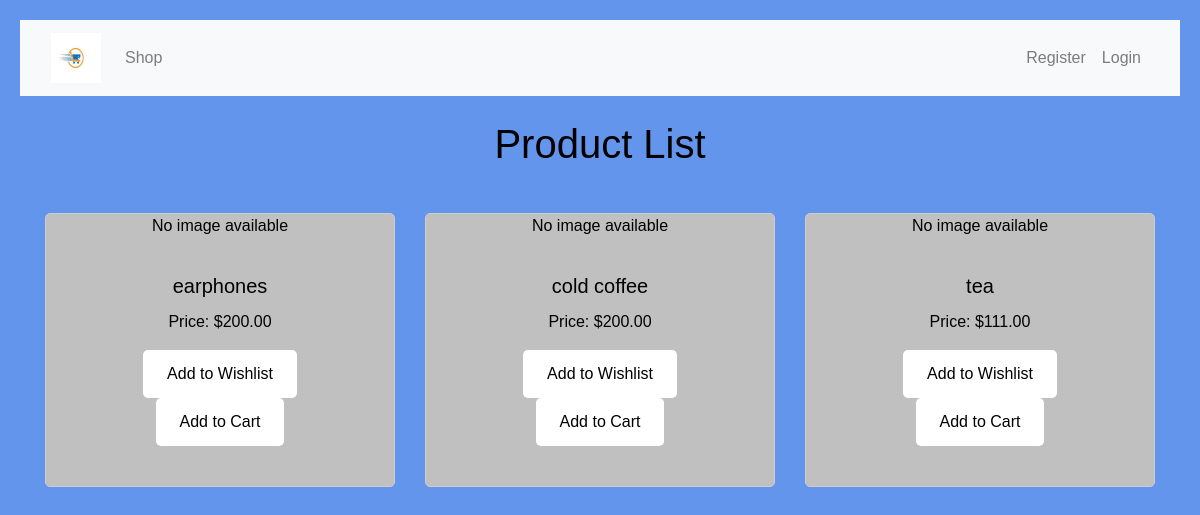
Before: /user_home/ with the older database file.
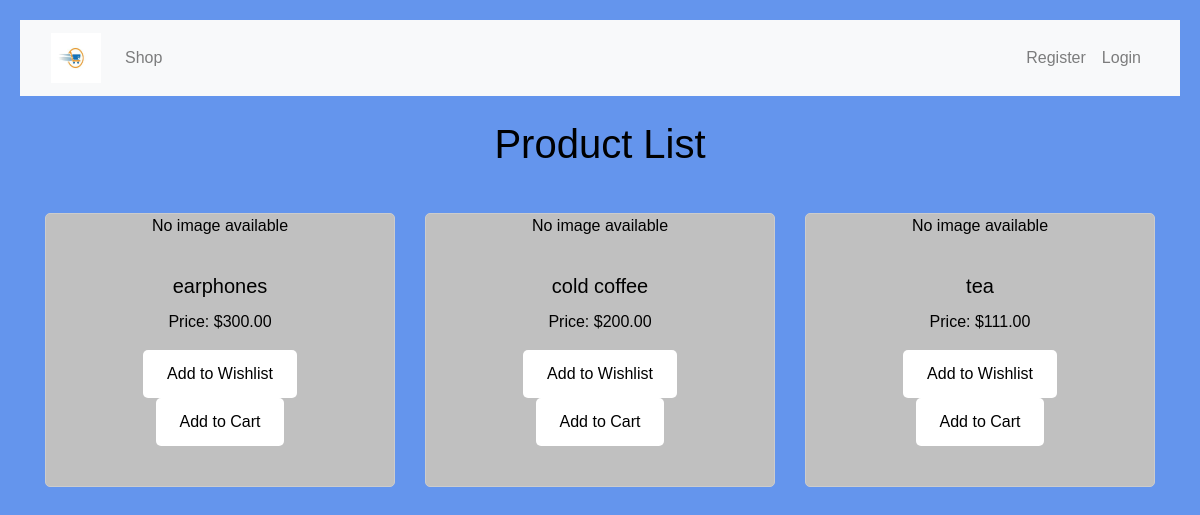
After: the same page with the newer database file.
### project1app/models.py (models this page shows, shortened)
class Product(models.Model):
    name = models.CharField(max_length=100)
    description = models.TextField()
    price = models.DecimalField(max_digits=10, decimal_places=2)
    image = models.ImageField(upload_to='product_images/', blank=True, null=True)
    quantity = models.PositiveIntegerField(default=0)
    created_at = models.DateTimeField(default=timezone.now)
    dealer = models.ForeignKey(User, on_delete=models.CASCADE, null=True, blank=True)
    category = models.ForeignKey(Category, on_delete=models.CASCADE, null=True, blank=True)

### project1app/views.py (the view)
# urls.py: path('user_home/', views.user_home, name='user_home'),
def user_home(request):
    products = Product.objects.all()
    return render(request, 'user_home.html',{'products':products})

### project1app/templates/user_home.html (shortened to what this page needs)
{% extends 'basic.html' %}
{% block content %}
    <h1>Product List</h1>
    <div class="row mb-4">
        <div class="col-md-6">
            {% load static %}
            <link rel="stylesheet" href="https://cdnjs.cloudflare.com/ajax/libs/font-awesome/5.15.4/css/all.min.css">
        </div>
    </div>
    <div class="row">
        {% for product in products %}
            <div class="col-md-4 mb-4">
                <div class="card h-100">
                    {% if product.image %}
                        <img src="{{ product.image.url }}" alt="{{ product.name }} Image" class="card-img-top">
                    {% else %}
                        <p>No image available</p>
                    {% endif %}
                    <div class="card-body">
                        <h5 class="card-title">{{ product.name }}</h5>
                        <p class="card-text">Price: ${{ product.price }}</p>
                        <form method="post" action="{% url 'addwishlist' product.id %}">
                            <button type="submit" class="btn btn-success">Add to Wishlist</button>
                        </form>
                        <form method="post" action="{% url 'addcart' product.id %}">
                            <button type="submit">Add to Cart</button>
                        </form>
                    </div>
                </div>
            </div>
        {% empty %}
            <div class="col-md-12">
                <p>No products found.</p>
            </div>
        {% endfor %}
    </div>
{% endblock %}

Changed rows visible on the page:
changed Product "earphones": price "200.00" → "300.00"
